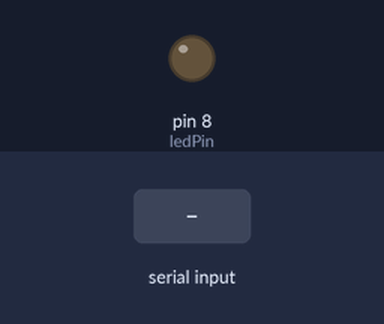
Bench run of a sketch on a simulated Arduino Uno, built with avr-gcc and run on an emulated ATmega328P. Parts: output pins drawn as LEDs (lit = HIGH). The inputs (shaded band) are chosen by the test bench.

Above: at 1.2 s.
1.3 s: "A" received over Serial
At 2.6 s:
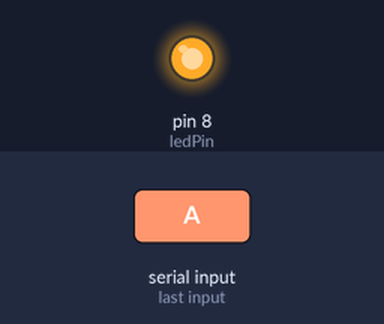
2.9 s: "1" received over Serial
At 3.8 s:
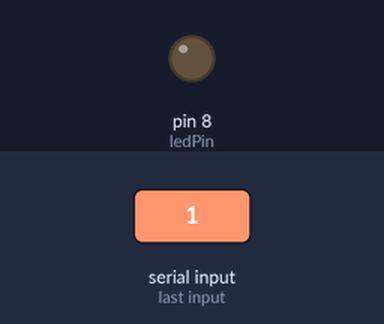
Timing chart, 0 to 5.9 s (numbered marks = the images above; inputs shaded):
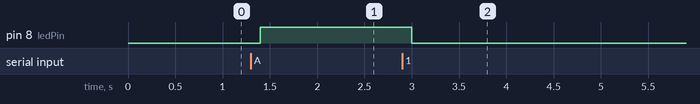

Measured:
- after the input at 1.3 s, pin 8 (ledPin): LOW → HIGH after 0.10 s
- after the input at 2.9 s, pin 8 (ledPin): HIGH → LOW after 0.10 s

The sketch:

arduino.ino
```cpp
// Read data from the serial and turn ON or OFF a light depending on the value

char val;                          // Data received from the serial port
int ledPin = 8;                    // Set the pin to digital I/O 4

void setup() {
  pinMode(ledPin, OUTPUT);         // Set pin as OUTPUT
  Serial.begin(9600);              // Start serial communication at 9600 bps
}

void loop() {
  if (Serial.available()) {        // If data is available to read,
    val = Serial.read();           // read it and store it in val
  }
  if (val == 'A') {                // If H was received
    digitalWrite(ledPin, HIGH);    // turn the LED on
  } else {
    digitalWrite(ledPin, LOW);     // Otherwise turn it OFF
  }
  delay(100);                      // Wait 100 milliseconds for next reading
}
```
